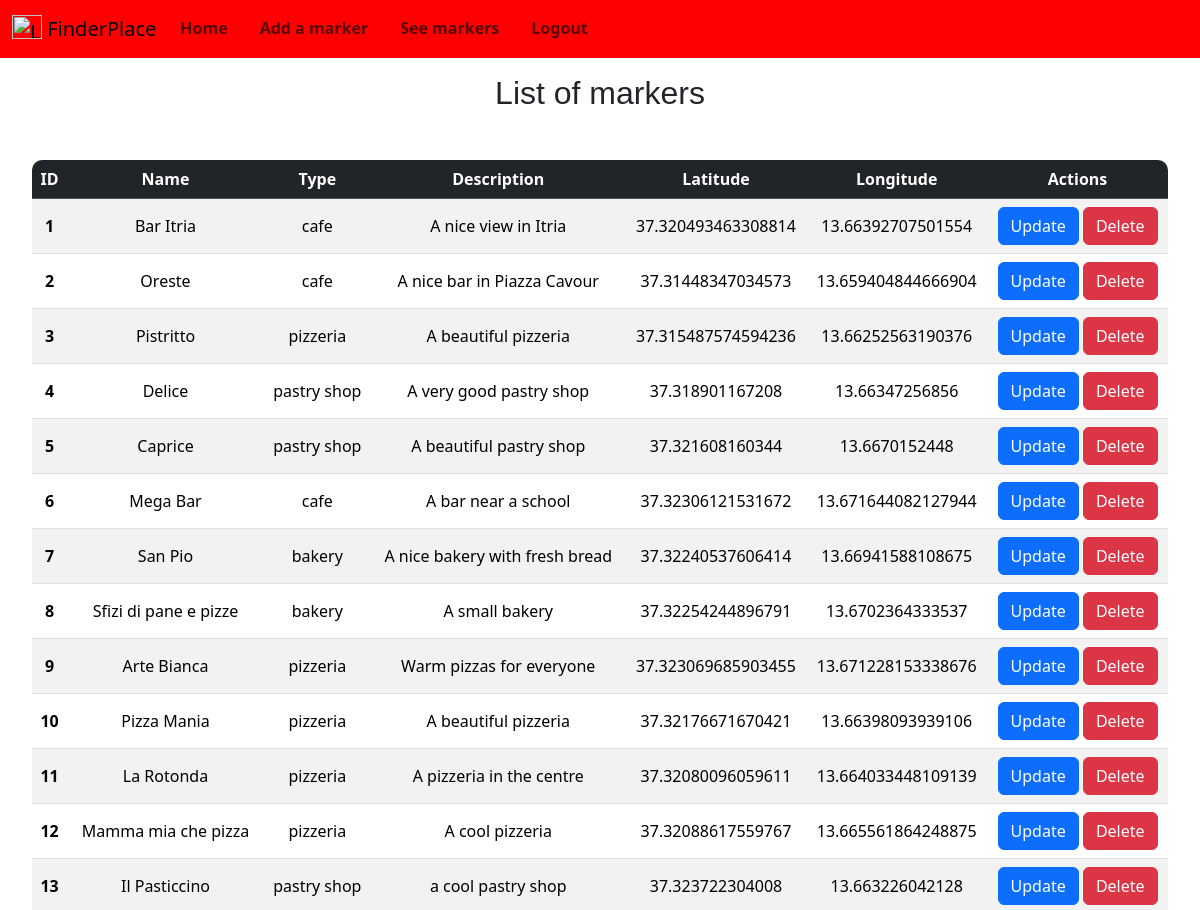
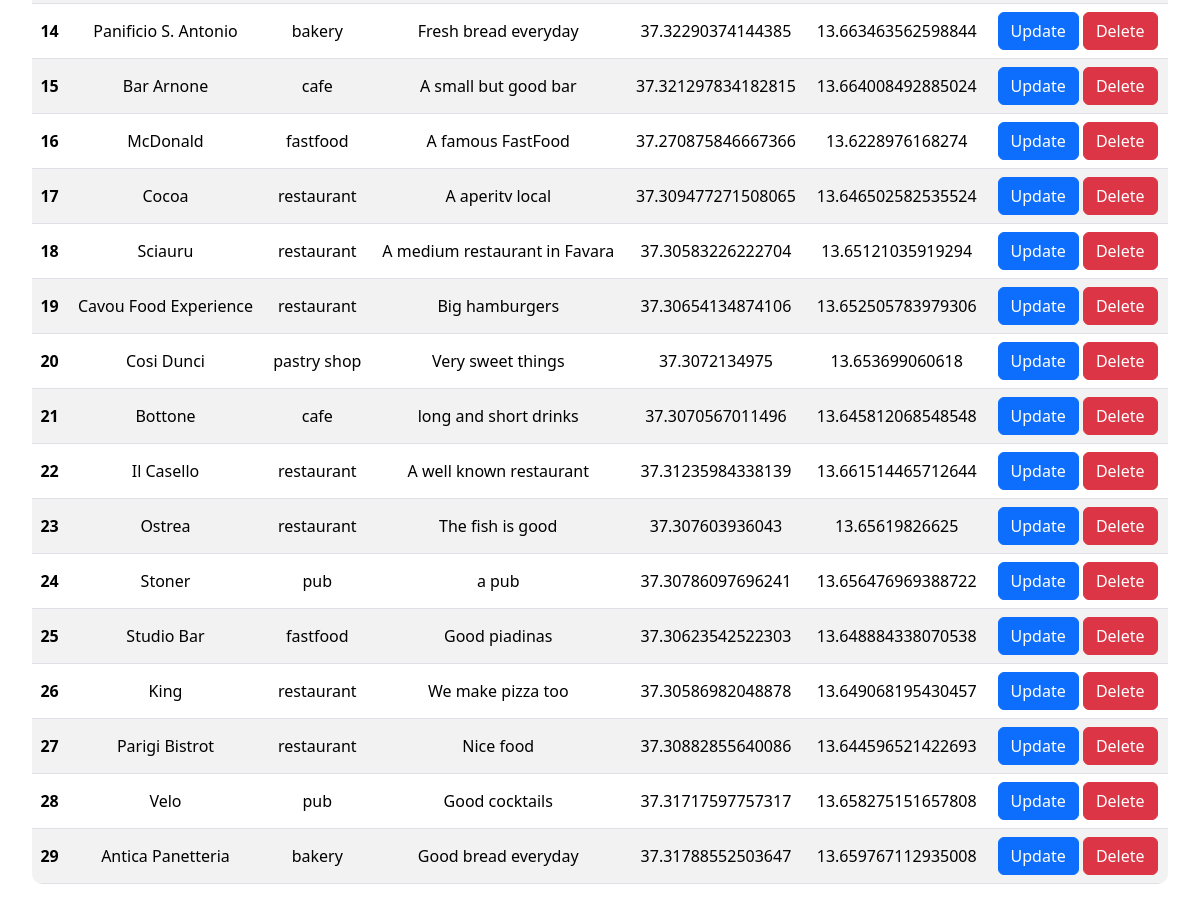
Screenshot of /tabeldb.php (signed in) with the database file from the repository (2 pictures, top to bottom).
### tables this page shows
CREATE TABLE `locations` (
  `id_pos` int(255) NOT NULL,
  `nome` varchar(255) NOT NULL,
  `tipologia` varchar(255) NOT NULL,
  `descrizione` varchar(30) NOT NULL DEFAULT 'pizzeria',
  `lat` double DEFAULT NULL,
  `lon` double DEFAULT NULL
);

### tabeldb.php (the view, shortened to what this page needs)
<?php
require_once "com.php";
?>
<!DOCTYPE html>
<html lang="en">
<head>
</head>
<body>
    <h2>List of markers</h2>
    <div id="tab_div">
        <table id="tab" class="table table-striped align-middle">
            <thead class="table-dark">
                <tr>
                    <th scope="col">ID</th>
                    <th scope="col">Name</th>
                    <th scope="col">Type</th>
                    <th scope="col">Description</th>
                    <th scope="col">Latitude</th>
                    <th scope="col">Longitude</th>
                    <th scope="col">Actions</th>
                </tr>
            </thead>
            <tbody>
                <?php
                $conn = getdb();
                $sql = "SELECT id_pos, nome, tipologia, descrizione, lat, lon FROM locations";
                $result = $conn->query($sql);
                if ($result->num_rows > 0) {
                    while ($row = $result->fetch_assoc()) {
                        echo "<tr>
                        <th scope='row'>" . $row["id_pos"] . "</th>
                        <td>" . $row["nome"] . "</td>
                        <td>" . $row["tipologia"] . "</td>
                        <td>" . $row["descrizione"] . "</td>
                        <td>" . $row["lat"] . "</td>
                        <td>" . $row["lon"] . "</td>
                        <td>
                            <a href='update_crud.php?id=" . $row["id_pos"] . "' class='btn btn-primary'>Update</a>
                            <a href=\"#\" class='btn btn-danger' onclick='mod(" . $row["id_pos"] . "); return false;'>Delete</a>
                        </td>
                      </tr>";
                    }
                } else {
                    echo "<tr><td colspan='7'>No data found</td></tr>";
                }
                ?>
            </tbody>
        </table>
    </div>
</body>
</html>

### navbar.php (shortened to what this page needs)
<nav id="nav" class="navbar navbar-expand-lg bg-body-tertiary">
  <div class="container-fluid">
    <a class="navbar-brand">
      <img src="https://icons.iconarchive.com/icons/paomedia/small-n-flat/512/map-map-marker-icon.png" alt="Logo"
        width="30" height="24" class="d-inline-block align-text-top">
      FinderPlace
    </a>
    <div class="collapse navbar-collapse" id="navbarNav">
      <ul class="navbar-nav nav-underline me-auto mb-2 mb-lg-0">
        <li class="nav-item">
          <a class="nav-link" aria-current="page" href="index.php">Home</a>
        </li>
        <?php
        if (isset($_SESSION['password'])) { ?>
          <li class="nav-item ">
            <a class="nav-link" href="updatedb.php">Add a marker</a>
          </li>
          <li class="nav-item ">
            <a class="nav-link" href="tabeldb.php">See markers</a>
          </li>
          <li class="nav-item ">
            <a class="nav-link" href="logout.php">Logout</a>
          </li>
        <?php } ?>
      </ul>
    </div>
  </div>
</nav>

### com.php (shortened to what this page needs)
<?php
include_once "navbar.php";
?>
<link rel="stylesheet" type="text/css" href="./style.css">
<link href="https://cdn.jsdelivr.net/npm/bootstrap@5.3.3/dist/css/bootstrap.min.css" rel="stylesheet">

### style.css (style rules this page uses)
html, body { height: 100%; margin: 0; padding: 0; }
body { margin: 0; }
:root { --burger-color: #ff9400; --utensils-color: #00d3ff; --mug-hot-color: #008d6a; --pizza-slice-color: #df9600; --bread-slice-color: #7c3f00; --cookie-color: #967259; --beer-mug-empty-color: #000000; --unknown-color: red; }

### com.php (style rules this page uses)
#nav { background-color: red !important; }
li, ul { font-weight: bold!important; }
h1, h2 { text-align: center; padding: 1rem; font-family: 'Franklin Gothic Medium', 'Arial Narrow', Arial, sans-serif; }
#tab { width: 100% !important; margin-right: 2rem; text-align: center; border-radius: 10px; overflow: hidden; }
#tab_div { margin: 2rem; padding-bottom: 2rem; }

### rows the page displays
locations: id_pos "1", nome "Bar Itria", tipologia "cafe", descrizione "A nice view in Itria", lat "37.320493463308814", lon "13.66392707501554"
locations: id_pos "2", nome "Oreste", tipologia "cafe", descrizione "A nice bar in Piazza Cavour", lat "37.31448347034573", lon "13.659404844666904"
locations: id_pos "3", nome "Pistritto", tipologia "pizzeria", descrizione "A beautiful pizzeria", lat "37.315487574594236", lon "13.66252563190376"
locations: id_pos "4", nome "Delice", tipologia "pastry shop", descrizione "A very good pastry shop", lat "37.318901167208", lon "13.66347256856"
locations: id_pos "5", nome "Caprice", tipologia "pastry shop", descrizione "A beautiful pastry shop", lat "37.321608160344", lon "13.6670152448"
locations: id_pos "6", nome "Mega Bar", tipologia "cafe", descrizione "A bar near a school", lat "37.32306121531672", lon "13.671644082127944"
locations: id_pos "7", nome "San Pio", tipologia "bakery", descrizione "A nice bakery with fresh bread", lat "37.32240537606414", lon "13.66941588108675"
locations: id_pos "8", nome "Sfizi di pane e pizze", tipologia "bakery", descrizione "A small bakery", lat "37.32254244896791", lon "13.6702364333537"
locations: id_pos "9", nome "Arte Bianca", tipologia "pizzeria", descrizione "Warm pizzas for everyone", lat "37.323069685903455", lon "13.671228153338676"
locations: id_pos "10", nome "Pizza Mania", tipologia "pizzeria", descrizione "A beautiful pizzeria", lat "37.32176671670421", lon "13.66398093939106"
locations: id_pos "11", nome "La Rotonda", tipologia "pizzeria", descrizione "A pizzeria in the centre", lat "37.32080096059611", lon "13.664033448109139"
locations: id_pos "12", nome "Mamma mia che pizza", tipologia "pizzeria", descrizione "A cool pizzeria", lat "37.32088617559767", lon "13.665561864248875"
locations: id_pos "13", nome "Il Pasticcino", tipologia "pastry shop", descrizione "a cool pastry shop", lat "37.323722304008", lon "13.663226042128"
locations: id_pos "14", nome "Panificio S. Antonio", tipologia "bakery", descrizione "Fresh bread everyday", lat "37.32290374144385", lon "13.663463562598844"
locations: id_pos "15", nome "Bar Arnone", tipologia "cafe", descrizione "A small but good bar", lat "37.321297834182815", lon "13.664008492885024"
locations: id_pos "16", nome "McDonald", tipologia "fastfood", descrizione "A famous FastFood", lat "37.270875846667366", lon "13.6228976168274"
locations: id_pos "17", nome "Cocoa", tipologia "restaurant", descrizione "A aperitv local", lat "37.309477271508065", lon "13.646502582535524"
locations: id_pos "18", nome "Sciauru", tipologia "restaurant", descrizione "A medium restaurant in Favara", lat "37.30583226222704", lon "13.65121035919294"
locations: id_pos "19", nome "Cavou Food Experience", tipologia "restaurant", descrizione "Big hamburgers", lat "37.30654134874106", lon "13.652505783979306"
locations: id_pos "20", nome "Cosi Dunci", tipologia "pastry shop", descrizione "Very sweet things", lat "37.3072134975", lon "13.653699060618"
locations: id_pos "21", nome "Bottone", tipologia "cafe", descrizione "long and short drinks", lat "37.3070567011496", lon "13.645812068548548"
locations: id_pos "22", nome "Il Casello", tipologia "restaurant", descrizione "A well known restaurant", lat "37.31235984338139", lon "13.661514465712644"
locations: id_pos "23", nome "Ostrea", tipologia "restaurant", descrizione "The fish is good", lat "37.307603936043", lon "13.65619826625"
locations: id_pos "24", nome "Stoner", tipologia "pub", descrizione "a pub", lat "37.30786097696241", lon "13.656476969388722"
locations: id_pos "25", nome "Studio Bar", tipologia "fastfood", descrizione "Good piadinas", lat "37.30623542522303", lon "13.648884338070538"
locations: id_pos "26", nome "King", tipologia "restaurant", descrizione "We make pizza too", lat "37.30586982048878", lon "13.649068195430457"
locations: id_pos "27", nome "Parigi Bistrot", tipologia "restaurant", descrizione "Nice food", lat "37.30882855640086", lon "13.644596521422693"
locations: id_pos "28", nome "Velo", tipologia "pub", descrizione "Good cocktails", lat "37.31717597757317", lon "13.658275151657808"
locations: id_pos "29", nome "Antica Panetteria", tipologia "bakery", descrizione "Good bread everyday", lat "37.31788552503647", lon "13.659767112935008"
